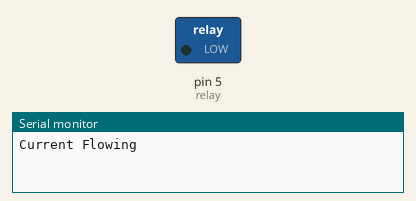
This sketch was run on a simulated Arduino Uno, built with avr-gcc and run on an emulated ATmega328P. Shown: switched loads named in the sketch (green lamp = pin HIGH), the last lines printed to the serial monitor.

Above: at 1.0 s.
At 3.0 s:
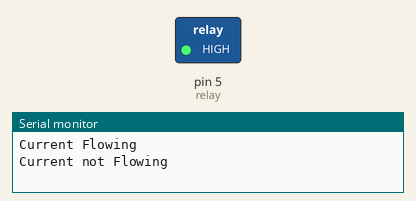
Timing chart, 0 to 5.2 s (numbered marks = the images above):
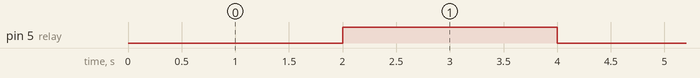

Measured:
- by itself, pin 5 (relay): alternates HIGH for 2.0 s and LOW for 2.0 s

The sketch:

relay_test.ino
```cpp
const int relay = 5;

void setup() {
  Serial.begin(115200);
  pinMode(relay, OUTPUT);
}

void loop() {
  // Normally Open configuration, send LOW signal to let current flow
  // (if you're usong Normally Closed configuration send HIGH signal)
  digitalWrite(relay, LOW);
  Serial.println("Current Flowing");
  delay(2000);

  // Normally Open configuration, send HIGH signal stop current flow
  // (if you're usong Normally Closed configuration send LOW signal)
  digitalWrite(relay, HIGH);
  Serial.println("Current not Flowing");
  delay(2000);
}
```
